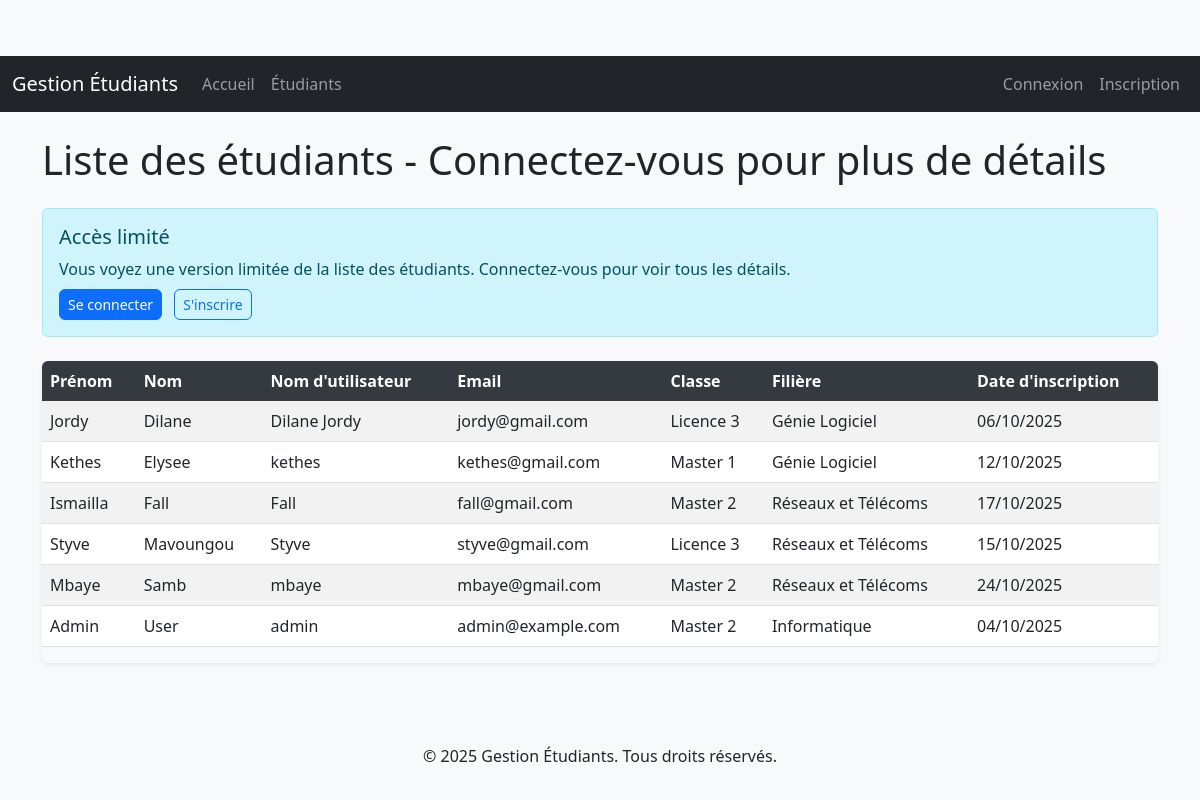
/etudiants, run on the app's committed database.
### models.py (models this page shows, shortened)
class User(db.Model, UserMixin):
    id = db.Column(db.Integer, primary_key=True)
    username = db.Column(db.String(20), unique=True, nullable=False)
    email = db.Column(db.String(120), unique=True, nullable=False)
    password_hash = db.Column(db.String(128), nullable=False)
    is_admin = db.Column(db.Boolean, default=False)
    first_name = db.Column(db.String(50), nullable=False)
    last_name = db.Column(db.String(50), nullable=False)
    class_level = db.Column(db.String(10), nullable=False)
    filiere = db.Column(db.String(50), nullable=False)
    date_registered = db.Column(db.DateTime, nullable=False, default=datetime.utcnow)

### app.py (the view)
@app.route("/etudiants")
def students():
    if current_user.is_authenticated:
        users = User.query.order_by(User.last_name.asc()).all()
        title = "Liste de tous les étudiants"
    else:
        users = User.query.order_by(User.last_name.asc()).all()
        title = "Liste des étudiants - Connectez-vous pour plus de détails"
    return render_template("etudiants.html", title=title, users=users, CLASSES=CLASSES, FILIERES=FILIERES)

### templates/etudiants.html (shortened to what this page needs)
{% extends "base.html" %}
{% block content %}
    <div class="d-flex justify-content-between align-items-center mb-4">
        <h1 class="mb-0">{{ title }}</h1>
    </div>
    {% if not current_user.is_authenticated %}
    <div class="alert alert-info mb-4">
        <h5>Accès limité</h5>
        <p class="mb-2">Vous voyez une version limitée de la liste des étudiants. Connectez-vous pour voir tous les détails.</p>
        <a href="{{ url_for('login') }}" class="btn btn-primary btn-sm me-2">Se connecter</a>
        <a href="{{ url_for('register') }}" class="btn btn-outline-primary btn-sm">S'inscrire</a>
    </div>
    {% endif %}
    {% if users %}
        <div class="table-responsive">
            <table class="table table-striped table-hover">
                <thead class="table-dark">
                    <tr>
                        <th>Prénom</th>
                        <th>Nom</th>
                        <th>Nom d'utilisateur</th>
                        <th>Email</th>
                        <th>Classe</th>
                        <th>Filière</th>
                        <th>Date d'inscription</th>
                    </tr>
                </thead>
                <tbody>
                    {% for user in users %}
                        <tr>
                            <td>{{ user.first_name }}</td>
                            <td>{{ user.last_name }}</td>
                            <td>{{ user.username }}</td>
                            <td>{{ user.email }}</td>
                            <td>
                                {% for code, name in CLASSES %}
                                    {% if code == user.class_level %}
                                        {{ name }}
                                    {% endif %}
                                {% endfor %}
                            </td>
                            <td>
                                {% for code, name in FILIERES %}
                                    {% if code == user.filiere %}
                                        {{ name }}
                                    {% endif %}
                                {% endfor %}
                            </td>
                            <td>{{ user.date_registered.strftime('%d/%m/%Y') }}</td>
                        </tr>
                    {% endfor %}
                </tbody>
            </table>
        </div>
    {% else %}
        <p class="alert alert-info">Aucun étudiant enregistré pour le moment.</p>
    {% endif %}
{% endblock content %}

### templates/base.html (shortened to what this page needs)
<!DOCTYPE html>
<html lang="fr">
<head>
    <link href="https://cdn.jsdelivr.net/npm/bootstrap@5.3.0/dist/css/bootstrap.min.css" rel="stylesheet">
    <link rel="stylesheet" href="{{ url_for('static', filename='css/style.css') }}">
</head>
<body>
    <header class="mb-4">
        <nav class="navbar navbar-expand-lg navbar-dark bg-dark">
            <div class="container-fluid">
                <a class="navbar-brand" href="{{ url_for('home') }}">Gestion Étudiants</a>
                <div class="collapse navbar-collapse" id="navbarNav">
                    <ul class="navbar-nav me-auto">
                        <li class="nav-item">
                            <a class="nav-link" href="{{ url_for('home') }}">Accueil</a>
                        </li>
                        <li class="nav-item">
                            <a class="nav-link" href="{{ url_for('students') }}">Étudiants</a>
                        </li>
                    </ul>
                    <ul class="navbar-nav">
                        {% if current_user.is_authenticated %}
                            <li class="nav-item">
                                <a class="nav-link" href="{{ url_for('students') }}">Bonjour, {{ current_user.first_name }}</a>
                            </li>
                            <li class="nav-item">
                                <a class="nav-link" href="{{ url_for('logout') }}">Déconnexion</a>
                            </li>
                        {% else %}
                            <li class="nav-item">
                                <a class="nav-link" href="{{ url_for('login') }}">Connexion</a>
                            </li>
                            <li class="nav-item">
                                <a class="nav-link" href="{{ url_for('register') }}">Inscription</a>
                            </li>
                        {% endif %}
                    </ul>
                </div>
            </div>
        </nav>
    </header>
    <main role="main" class="container">
        {% block content %}{% endblock %}
    </main>
    <footer class="mt-5 py-3 bg-light text-center">
        <div class="container">
            <p>&copy; 2025 Gestion Étudiants. Tous droits réservés.</p>
        </div>
    </footer>
</body>
</html>

### static/css/style.css (style rules this page uses)
body { padding-top: 56px; min-height: 100vh; display: flex; flex-direction: column; background-color: #f8f9fa; }
main { flex: 1; }
.alert { margin-top: 1rem; }
.table-responsive { border-radius: 0.375rem; box-shadow: 0 0.125rem 0.25rem rgba(0, 0, 0, 0.075); }
.table thead th { background-color: #343a40; color: white; border: none; }
.btn { border-radius: 0.375rem; }

### data on the page
User: first_name "Jordy", last_name "Dilane", username "Dilane Jordy", email "jordy@gmail.com", CLASSES "Licence 3", FILIERES "Génie Logiciel", date_registered "06/10/2025"
User: first_name "Kethes", last_name "Elysee", username "kethes", email "kethes@gmail.com", CLASSES "Master 1", FILIERES "Génie Logiciel", date_registered "12/10/2025"
User: first_name "Ismailla", last_name "Fall", username "Fall", email "fall@gmail.com", CLASSES "Master 2", FILIERES "Réseaux et Télécoms", date_registered "17/10/2025"
User: first_name "Styve", last_name "Mavoungou", username "Styve", email "styve@gmail.com", CLASSES "Licence 3", FILIERES "Réseaux et Télécoms", date_registered "15/10/2025"
User: first_name "Mbaye", last_name "Samb", username "mbaye", email "mbaye@gmail.com", CLASSES "Master 2", FILIERES "Réseaux et Télécoms", date_registered "24/10/2025"
User: first_name "Admin", last_name "User", username "admin", email "admin@example.com", CLASSES "Master 2", FILIERES "Informatique", date_registered "04/10/2025"

### other printed values
{{ title }} "Liste des étudiants - Connectez-vous pour plus de détails"
